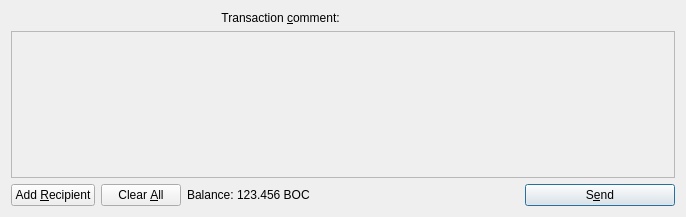
<?xml version="1.0" encoding="UTF-8"?>
<ui version="4.0">
 <class>SendCoinsDialog</class>
 <widget class="QDialog" name="SendCoinsDialog">
  <property name="geometry">
   <rect>
    <x>0</x>
    <y>0</y>
    <width>686</width>
    <height>217</height>
   </rect>
  </property>
  <property name="windowTitle">
   <string>Send Coins</string>
  </property>
  <layout class="QVBoxLayout" name="verticalLayout">
   <item>
    <layout class="QHBoxLayout" name="horizontalLayoutTxComment">
     <property name="spacing">
      <number>0</number>
     </property>
     <item>
      <widget class="QLabel" name="labelTxComment">
       <property name="text">
        <string>Transaction &amp;comment: </string>
       </property>
       <property name="alignment">
        <set>Qt::AlignLeading|Qt::AlignLeft|Qt::AlignRight|Qt::AlignTrailing|Qt::AlignVCenter</set>
       </property>
       <property name="buddy">
        <cstring>editTxComment</cstring>
       </property>
      </widget>
     </item>
     <item>
      <widget class="QValidatedLineEdit" name="editTxComment" native="true">
       <property name="enabled">
        <bool>true</bool>
       </property>
       <property name="toolTip">
        <string>Enter a transaction comment  (MAX 256 Characters) (Note: this information is public)</string>
       </property>
      </widget>
     </item>
    </layout>
   </item>
   <item>
    <widget class="QScrollArea" name="scrollArea">
     <property name="widgetResizable">
      <bool>true</bool>
     </property>
     <widget class="QWidget" name="scrollAreaWidgetContents">
      <property name="geometry">
       <rect>
        <x>0</x>
        <y>0</y>
        <width>666</width>
        <height>145</height>
       </rect>
      </property>
      <layout class="QVBoxLayout" name="verticalLayout_2">
       <property name="leftMargin">
        <number>0</number>
       </property>
       <property name="topMargin">
        <number>0</number>
       </property>
       <property name="rightMargin">
        <number>0</number>
       </property>
       <property name="bottomMargin">
        <number>0</number>
       </property>
       <item>
        <layout class="QVBoxLayout" name="entries">
         <property name="spacing">
          <number>6</number>
         </property>
        </layout>
       </item>
       <item>
        <spacer name="verticalSpacer">
         <property name="orientation">
          <enum>Qt::Vertical</enum>
         </property>
         <property name="sizeHint" stdset="0">
          <size>
           <width>20</width>
           <height>40</height>
          </size>
         </property>
        </spacer>
       </item>
      </layout>
     </widget>
    </widget>
   </item>
   <item>
    <layout class="QHBoxLayout" name="horizontalLayout">
     <item>
      <widget class="QPushButton" name="addButton">
       <property name="toolTip">
        <string>Send to multiple recipients at once</string>
       </property>
       <property name="text">
        <string>Add &amp;Recipient</string>
       </property>
       <property name="icon">
        <iconset resource="../Guinea.qrc">
         <normaloff>:/icons/add</normaloff>:/icons/add</iconset>
       </property>
       <property name="autoDefault">
        <bool>false</bool>
       </property>
      </widget>
     </item>
     <item>
      <widget class="QPushButton" name="clearButton">
       <property name="sizePolicy">
        <sizepolicy hsizetype="Minimum" vsizetype="Fixed">
         <horstretch>0</horstretch>
         <verstretch>0</verstretch>
        </sizepolicy>
       </property>
       <property name="toolTip">
        <string>Remove all transaction fields</string>
       </property>
       <property name="text">
        <string>Clear &amp;All</string>
       </property>
       <property name="icon">
        <iconset resource="../Guinea.qrc">
         <normaloff>:/icons/remove</normaloff>:/icons/remove</iconset>
       </property>
       <property name="autoRepeatDelay">
        <number>300</number>
       </property>
       <property name="autoDefault">
        <bool>false</bool>
       </property>
      </widget>
     </item>
     <item>
      <layout class="QHBoxLayout" name="horizontalLayout_2">
       <property name="spacing">
        <number>3</number>
       </property>
       <item>
        <widget class="QLabel" name="label">
         <property name="text">
          <string>Balance:</string>
         </property>
        </widget>
       </item>
       <item>
        <widget class="QLabel" name="labelBalance">
         <property name="cursor">
          <cursorShape>IBeamCursor</cursorShape>
         </property>
         <property name="text">
          <string>123.456 BOC</string>
         </property>
         <property name="textInteractionFlags">
          <set>Qt::LinksAccessibleByMouse|Qt::TextSelectableByKeyboard|Qt::TextSelectableByMouse</set>
         </property>
        </widget>
       </item>
      </layout>
     </item>
     <item>
      <spacer name="horizontalSpacer">
       <property name="orientation">
        <enum>Qt::Horizontal</enum>
       </property>
       <property name="sizeHint" stdset="0">
        <size>
         <width>40</width>
         <height>20</height>
        </size>
       </property>
      </spacer>
     </item>
     <item>
      <widget class="QPushButton" name="sendButton">
       <property name="minimumSize">
        <size>
         <width>150</width>
         <height>0</height>
        </size>
       </property>
       <property name="toolTip">
        <string>Confirm the send action</string>
       </property>
       <property name="text">
        <string>S&amp;end</string>
       </property>
       <property name="icon">
        <iconset resource="../Guinea.qrc">
         <normaloff>:/icons/send</normaloff>:/icons/send</iconset>
       </property>
       <property name="default">
        <bool>true</bool>
       </property>
      </widget>
     </item>
    </layout>
   </item>
  </layout>
 </widget>
 <customwidgets>
  <customwidget>
   <class>QValidatedLineEdit</class>
   <extends>QWidget</extends>
   <header>qvalidatedlineedit.h</header>
  </customwidget>
 </customwidgets>
 <resources>
  <include location="../Guinea.qrc"/>
 </resources>
 <connections/>
</ui>
